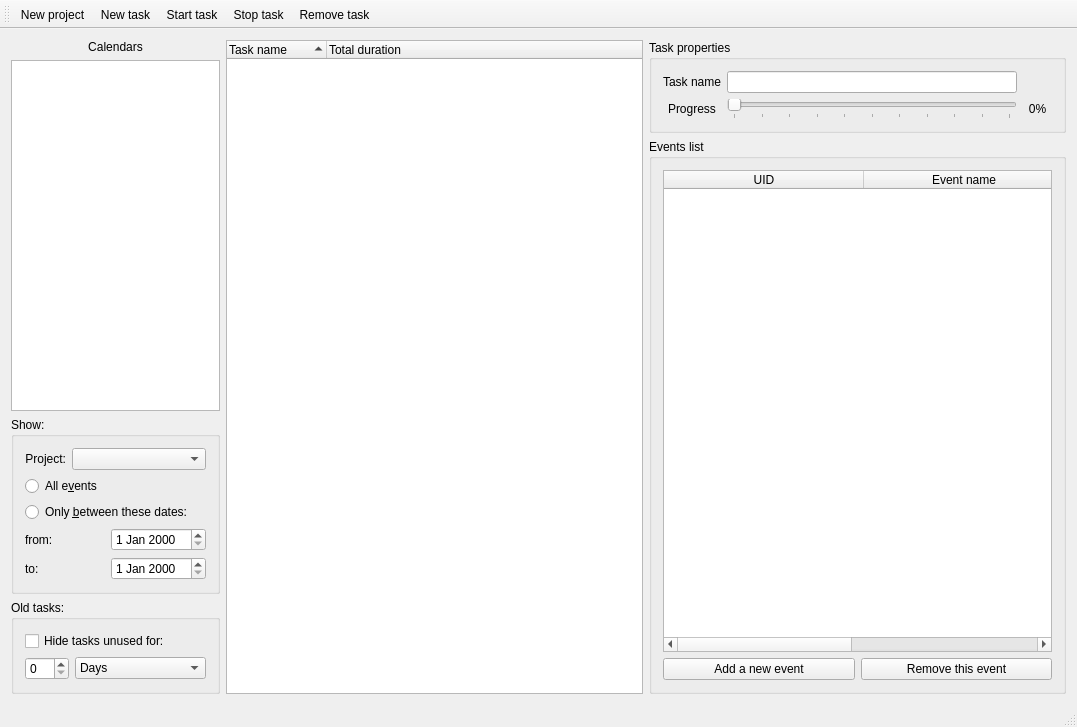
<?xml version="1.0" encoding="UTF-8"?>
<ui version="4.0">
 <class>MainWindow</class>
 <widget class="QMainWindow" name="MainWindow">
  <property name="geometry">
   <rect>
    <x>0</x>
    <y>0</y>
    <width>1077</width>
    <height>727</height>
   </rect>
  </property>
  <property name="windowTitle">
   <string>MainWindow</string>
  </property>
  <widget class="QWidget" name="centralWidget">
   <layout class="QHBoxLayout" name="horizontalLayout" stretch="1,2,2">
    <item>
     <layout class="QVBoxLayout" name="verticalLayout">
      <item>
       <widget class="QLabel" name="labelCalendars">
        <property name="text">
         <string>&lt;html&gt;&lt;head/&gt;&lt;body&gt;&lt;p align=&quot;center&quot;&gt;Calendars&lt;/p&gt;&lt;/body&gt;&lt;/html&gt;</string>
        </property>
       </widget>
      </item>
      <item>
       <widget class="QListView" name="listCalendars"/>
      </item>
      <item>
       <widget class="QGroupBox" name="groupBox">
        <property name="title">
         <string>Show:</string>
        </property>
        <layout class="QVBoxLayout" name="verticalLayout_4">
         <item>
          <layout class="QHBoxLayout" name="horizontalLayout_2" stretch="1,4">
           <item>
            <widget class="QLabel" name="labelProjects">
             <property name="text">
              <string>&lt;html&gt;&lt;head/&gt;&lt;body&gt;&lt;p align=&quot;right&quot;&gt;Project:&lt;/p&gt;&lt;/body&gt;&lt;/html&gt;</string>
             </property>
            </widget>
           </item>
           <item>
            <widget class="QComboBox" name="selectProject"/>
           </item>
          </layout>
         </item>
         <item>
          <widget class="QRadioButton" name="radioButtonAllEvents">
           <property name="text">
            <string>All e&amp;vents</string>
           </property>
          </widget>
         </item>
         <item>
          <widget class="QRadioButton" name="radioButtonBetweenDates">
           <property name="text">
            <string>Only &amp;between these dates:</string>
           </property>
          </widget>
         </item>
         <item>
          <layout class="QGridLayout" name="gridLayout">
           <item row="1" column="0">
            <widget class="QLabel" name="labelFrom">
             <property name="text">
              <string>from:</string>
             </property>
            </widget>
           </item>
           <item row="1" column="1">
            <widget class="QDateEdit" name="dateFrom"/>
           </item>
           <item row="2" column="0">
            <widget class="QLabel" name="labelTo">
             <property name="text">
              <string>to:</string>
             </property>
            </widget>
           </item>
           <item row="2" column="1">
            <widget class="QDateEdit" name="dateTo"/>
           </item>
          </layout>
         </item>
        </layout>
       </widget>
      </item>
      <item>
       <widget class="QGroupBox" name="groupBox_2">
        <property name="title">
         <string>Old tasks:</string>
        </property>
        <layout class="QVBoxLayout" name="verticalLayout_5">
         <item>
          <widget class="QCheckBox" name="checkBoxHideUnused">
           <property name="text">
            <string>Hide tasks unused for:</string>
           </property>
          </widget>
         </item>
         <item>
          <layout class="QHBoxLayout" name="layout_oldtasks" stretch="1,3">
           <item>
            <widget class="QSpinBox" name="spinBoxHideUnused"/>
           </item>
           <item>
            <widget class="QComboBox" name="comboBoxHideUnused">
             <item>
              <property name="text">
               <string>Days</string>
              </property>
             </item>
             <item>
              <property name="text">
               <string>Weeks</string>
              </property>
             </item>
             <item>
              <property name="text">
               <string>Months</string>
              </property>
             </item>
             <item>
              <property name="text">
               <string>Years</string>
              </property>
             </item>
            </widget>
           </item>
          </layout>
         </item>
        </layout>
       </widget>
      </item>
     </layout>
    </item>
    <item>
     <widget class="QTreeWidget" name="treeWidget">
      <property name="alternatingRowColors">
       <bool>true</bool>
      </property>
      <property name="sortingEnabled">
       <bool>true</bool>
      </property>
      <property name="columnCount">
       <number>2</number>
      </property>
      <attribute name="headerShowSortIndicator" stdset="0">
       <bool>true</bool>
      </attribute>
      <attribute name="headerStretchLastSection">
       <bool>true</bool>
      </attribute>
      <column>
       <property name="text">
        <string>Task name</string>
       </property>
      </column>
      <column>
       <property name="text">
        <string>Total duration</string>
       </property>
      </column>
     </widget>
    </item>
    <item>
     <layout class="QVBoxLayout" name="verticalLayout_2">
      <item>
       <widget class="QGroupBox" name="groupBox_5">
        <property name="title">
         <string>Task properties</string>
        </property>
        <layout class="QHBoxLayout" name="horizontalLayout_4">
         <item>
          <layout class="QGridLayout" name="gridLayout_2" columnstretch="2,10,1">
           <item row="0" column="1">
            <widget class="QLineEdit" name="taskNameEdit"/>
           </item>
           <item row="1" column="2">
            <widget class="QLabel" name="progressValue">
             <property name="text">
              <string>0%</string>
             </property>
             <property name="alignment">
              <set>Qt::AlignCenter</set>
             </property>
            </widget>
           </item>
           <item row="0" column="0">
            <widget class="QLabel" name="label">
             <property name="text">
              <string>&lt;html&gt;&lt;head/&gt;&lt;body&gt;&lt;p align=&quot;center&quot;&gt;Task name&lt;/p&gt;&lt;/body&gt;&lt;/html&gt;</string>
             </property>
            </widget>
           </item>
           <item row="1" column="0">
            <widget class="QLabel" name="label_2">
             <property name="text">
              <string>&lt;html&gt;&lt;head/&gt;&lt;body&gt;&lt;p align=&quot;center&quot;&gt;Progress&lt;/p&gt;&lt;/body&gt;&lt;/html&gt;</string>
             </property>
            </widget>
           </item>
           <item row="1" column="1">
            <widget class="QSlider" name="progressSlider">
             <property name="maximum">
              <number>100</number>
             </property>
             <property name="orientation">
              <enum>Qt::Horizontal</enum>
             </property>
             <property name="tickPosition">
              <enum>QSlider::TicksBelow</enum>
             </property>
             <property name="tickInterval">
              <number>10</number>
             </property>
            </widget>
           </item>
          </layout>
         </item>
        </layout>
       </widget>
      </item>
      <item>
       <widget class="QGroupBox" name="groupBox_4">
        <property name="title">
         <string>Events list</string>
        </property>
        <layout class="QVBoxLayout" name="verticalLayout_6">
         <item>
          <widget class="QTableWidget" name="tableEvents">
           <property name="alternatingRowColors">
            <bool>true</bool>
           </property>
           <property name="verticalScrollMode">
            <enum>QAbstractItemView::ScrollPerPixel</enum>
           </property>
           <property name="horizontalScrollMode">
            <enum>QAbstractItemView::ScrollPerPixel</enum>
           </property>
           <attribute name="horizontalHeaderDefaultSectionSize">
            <number>200</number>
           </attribute>
           <attribute name="horizontalHeaderStretchLastSection">
            <bool>true</bool>
           </attribute>
           <attribute name="verticalHeaderVisible">
            <bool>false</bool>
           </attribute>
           <column>
            <property name="text">
             <string>UID</string>
            </property>
           </column>
           <column>
            <property name="text">
             <string>Event name</string>
            </property>
           </column>
           <column>
            <property name="text">
             <string>Start time</string>
            </property>
           </column>
           <column>
            <property name="text">
             <string>End time</string>
            </property>
           </column>
          </widget>
         </item>
         <item>
          <layout class="QHBoxLayout" name="horizontalLayout_5">
           <item>
            <widget class="QPushButton" name="addEventButton">
             <property name="text">
              <string>Add a new event</string>
             </property>
            </widget>
           </item>
           <item>
            <widget class="QPushButton" name="deleteEventButton">
             <property name="text">
              <string>Remove this event</string>
             </property>
            </widget>
           </item>
          </layout>
         </item>
        </layout>
       </widget>
      </item>
     </layout>
    </item>
   </layout>
  </widget>
  <widget class="QMenuBar" name="menuBar">
   <property name="geometry">
    <rect>
     <x>0</x>
     <y>0</y>
     <width>1077</width>
     <height>26</height>
    </rect>
   </property>
  </widget>
  <widget class="QToolBar" name="mainToolBar">
   <property name="toolButtonStyle">
    <enum>Qt::ToolButtonTextBesideIcon</enum>
   </property>
   <attribute name="toolBarArea">
    <enum>TopToolBarArea</enum>
   </attribute>
   <attribute name="toolBarBreak">
    <bool>false</bool>
   </attribute>
   <addaction name="actionNewProject"/>
   <addaction name="actionNewTask"/>
   <addaction name="actionStartTask"/>
   <addaction name="actionStopTask"/>
   <addaction name="actionRemoveTask"/>
  </widget>
  <widget class="QStatusBar" name="statusBar"/>
  <action name="actionNewProject">
   <property name="icon">
    <iconset theme="document-new">
     <normaloff>.</normaloff>.</iconset>
   </property>
   <property name="text">
    <string>New project</string>
   </property>
  </action>
  <action name="actionNewTask">
   <property name="icon">
    <iconset theme="go-next-view-page">
     <normaloff>.</normaloff>.</iconset>
   </property>
   <property name="text">
    <string>New task</string>
   </property>
  </action>
  <action name="actionStartTask">
   <property name="icon">
    <iconset theme="media-playback-start">
     <normaloff>.</normaloff>.</iconset>
   </property>
   <property name="text">
    <string>Start task</string>
   </property>
  </action>
  <action name="actionStopTask">
   <property name="icon">
    <iconset theme="media-playback-stop">
     <normaloff>.</normaloff>.</iconset>
   </property>
   <property name="text">
    <string>Stop task</string>
   </property>
  </action>
  <action name="actionRemoveTask">
   <property name="icon">
    <iconset theme="edit-delete">
     <normaloff>.</normaloff>.</iconset>
   </property>
   <property name="text">
    <string>Remove task</string>
   </property>
  </action>
 </widget>
 <layoutdefault spacing="6" margin="11"/>
 <resources/>
 <connections/>
</ui>
